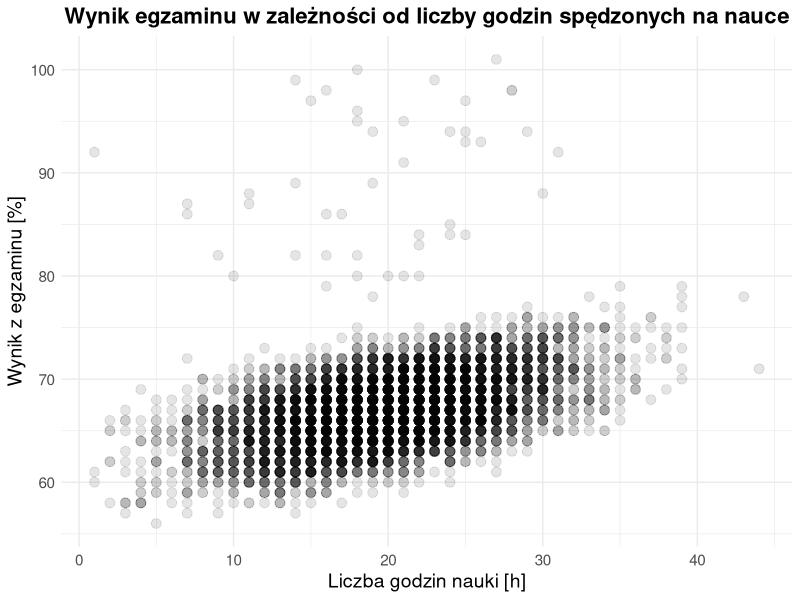
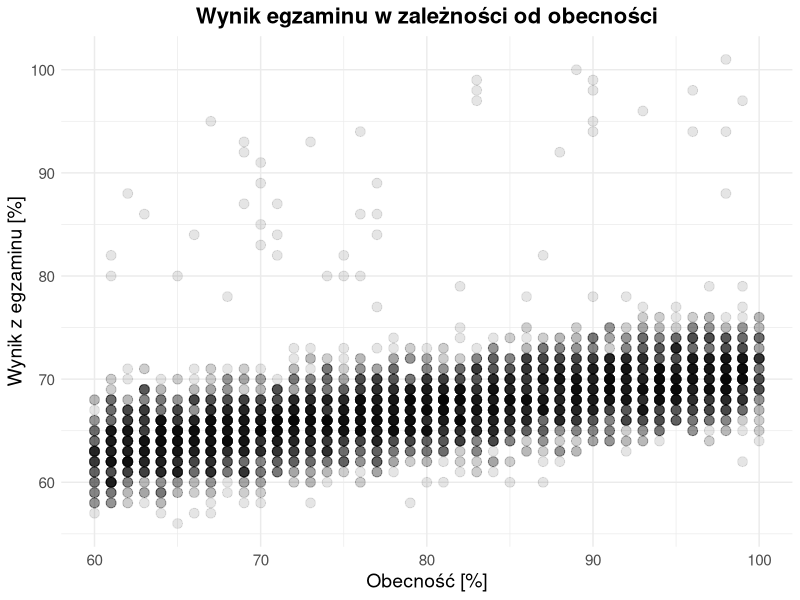
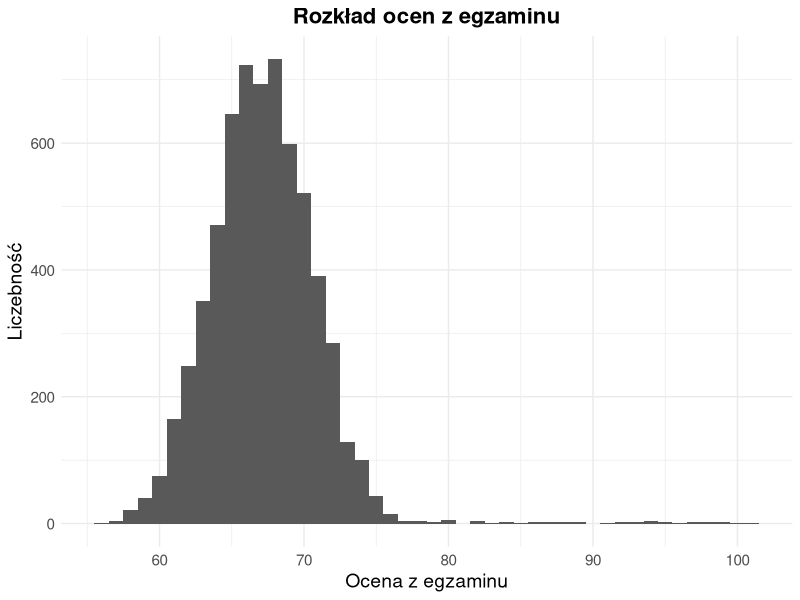

Reproduce these figures in R, in order.
library(tidyverse)

dane <- read_csv("czynniki.csv")

# Należy najpierw zawrzeć przekodowanie zmiennych

dane$Parental_Involvement <- ifelse(dane$Parental_Involvement == "Low", 1,
                                    ifelse(dane$Parental_Involvement == "Medium", 2, 3))
dane$Parental_Involvement <- factor(dane$Parental_Involvement, levels = c(1, 2, 3),
                                    labels = c("Low", "Medium", "High"), ordered = TRUE)

dane$Access_to_Resources <- ifelse(dane$Access_to_Resources == "Low", 1,
                                   ifelse(dane$Access_to_Resources == "Medium", 2, 3))
dane$Access_to_Resources <- factor(dane$Access_to_Resources, levels = c(1, 2, 3),
                                   labels = c("Low", "Medium", "High"), ordered = TRUE)

dane$Extracurricular_Activities <- ifelse(dane$Extracurricular_Activities == "No", 0, 1)
dane$Extracurricular_Activities <- factor(dane$Extracurricular_Activities, levels = c(0, 1),
                                          labels = c("No", "Yes"))

dane$Motivation_Level <- ifelse(dane$Motivation_Level == "Low", 1,
                                ifelse(dane$Motivation_Level == "Medium", 2, 3))
dane$Motivation_Level <- factor(dane$Motivation_Level, levels = c(1, 2, 3),
                                labels = c("Low", "Medium", "High"), ordered = TRUE)

dane$Internet_Access <- ifelse(dane$Internet_Access == "No", 0, 1)
dane$Internet_Access <- factor(dane$Internet_Access, levels = c(0, 1), labels = c("No", "Yes"))

dane$Family_Income <- ifelse(is.na(dane$Family_Income), NA,
                             ifelse(dane$Family_Income == "Low", 1,
                                    ifelse(dane$Family_Income == "Medium", 2, 3)))
dane$Family_Income <- factor(dane$Family_Income, levels = c(1, 2, 3),
                             labels = c("Low", "Medium", "High"), ordered = TRUE)

dane$Teacher_Quality <- ifelse(is.na(dane$Teacher_Quality), NA,
                               ifelse(dane$Teacher_Quality == "Low", 1,
                                      ifelse(dane$Teacher_Quality == "Medium", 2, 3)))
dane$Teacher_Quality <- factor(dane$Teacher_Quality, levels = c(1, 2, 3),
                               labels = c("Low", "Medium", "High"), ordered = TRUE)

dane$School_Type <- ifelse(dane$School_Type == "Public", 1, 2)
dane$School_Type <- factor(dane$School_Type, levels = c(1, 2), labels = c("Public", "Private"))

dane$Peer_Influence <- ifelse(dane$Peer_Influence == "Negative", 1,
                              ifelse(dane$Peer_Influence == "Neutral", 2, 3))
dane$Peer_Influence <- factor(dane$Peer_Influence, levels = c(1, 2, 3),
                              labels = c("Negative", "Neutral", "Positive"), ordered = TRUE)

dane$Learning_Disabilities <- ifelse(dane$Learning_Disabilities == "No", 0, 1)
dane$Learning_Disabilities <- factor(dane$Learning_Disabilities, levels = c(0, 1),
                                     labels = c("No", "Yes"))

dane$Parental_Education_Level <- ifelse(is.na(dane$Parental_Education_Level), NA,
                                        ifelse(dane$Parental_Education_Level == "High School", 1,
                                               ifelse(dane$Parental_Education_Level == "College", 2, 3)))
dane$Parental_Education_Level <- factor(dane$Parental_Education_Level, levels = c(1, 2, 3),
                                        labels = c("High School", "College", "Postgraduate"),
                                        ordered = TRUE)

dane$Distance_from_Home <- ifelse(is.na(dane$Distance_from_Home), NA,
                                  ifelse(dane$Distance_from_Home == "Far", 1,
                                         ifelse(dane$Distance_from_Home == "Moderate", 2, 3)))
dane$Distance_from_Home <- factor(dane$Distance_from_Home, levels = c(1, 2, 3),
                                  labels = c("Far", "Moderate", "Near"), ordered = TRUE)

dane$Gender <- ifelse(dane$Gender == "Female", 1, 2)
dane$Gender <- factor(dane$Gender, levels = c(1, 2), labels = c("Female", "Male"))


# Dodanie własnego niestandardowego stylu dla wykresów

my_theme <- theme_minimal() +
  theme(plot.title = element_text(face = "bold", size = 16, hjust = 0.5),
        axis.title = element_text(size = 14),
        axis.text = element_text(size = 11))

# Wykres punktowy wyniku z egzaminu w zależności od liczby godzin spędzonych na nauce

ggplot(dane, aes(x = Hours_Studied, y = Exam_Score)) +
  geom_point(size = 3, alpha = 0.1, colour = "black") +
  labs(title = "Wynik egzaminu w zależności od liczby godzin spędzonych na nauce",
       x = "Liczba godzin nauki [h]",
       y = "Wynik z egzaminu [%]") +
  my_theme

# Wykres punktowy wyniku z egzaminu w zależności od obecności

ggplot(dane, aes(x = Attendance, y = Exam_Score)) +
  geom_point(size = 3, alpha = 0.1, colour = "black") +
  labs(title = "Wynik egzaminu w zależności od obecności",
       x = "Obecność [%]",
       y = "Wynik z egzaminu [%]") +
  my_theme

# Rozkład ocen z egzaminów

ggplot(dane, aes(x = Exam_Score)) +
  geom_histogram(binwidth = 1) +
  labs(title = "Rozkład ocen z egzaminu",
       x = "Ocena z egzaminu",
       y = "Liczebność") +
  my_theme
